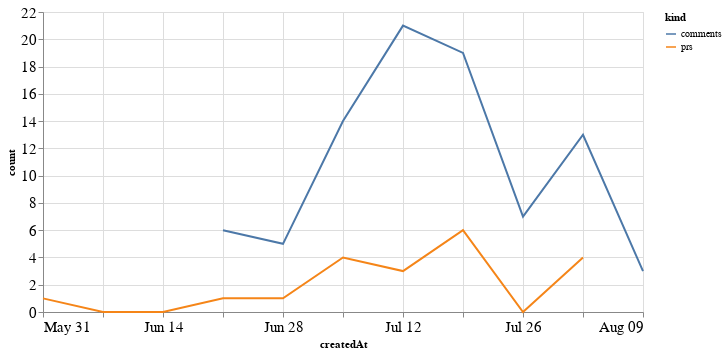

Notebook source saved alongside this figure:
### Code cell
alt.Chart(total_time, width=600).mark_line().encode(
    x='createdAt',
    y='count',
    color='kind'
)

### Figure 1 — Vega-Lite specification as saved in the notebook (floating-point values rounded to 4 significant figures)
{"config": {"axisLeft": {"labelFontSize": 15}, "axisBottom": {"labelFontSize": 15}}, "data": {"name": "data-c46b19a502d5d29f85c776b69a0e171e"}, "mark": "line", "encoding": {"color": {"type": "nominal", "field": "kind"}, "x": {"type": "temporal", "field": "createdAt"}, "y": {"type": "quantitative", "field": "count"}}, "width": 600, "$schema": "https://vega.github.io/schema/vega-lite/v4.8.1.json", "datasets": {"data-c46b19a502d5d29f85c776b69a0e171e": [{"createdAt": "2020-05-31T00:00:00", "kind": "prs", "count": 1.0}, {"createdAt": "2020-06-07T00:00:00", "kind": "prs", "count": 0.0}, {"createdAt": "2020-06-14T00:00:00", "kind": "prs", "count": 0.0}, {"createdAt": "2020-06-21T00:00:00", "kind": "prs", "count": 1.0}, {"createdAt": "2020-06-28T00:00:00", "kind": "prs", "count": 1.0}, {"createdAt": "2020-07-05T00:00:00", "kind": "prs", "count": 4.0}, {"createdAt": "2020-07-12T00:00:00", "kind": "prs", "count": 3.0}, {"createdAt": "2020-07-19T00:00:00", "kind": "prs", "count": 6.0}, {"createdAt": "2020-07-26T00:00:00", "kind": "prs", "count": 0.0}, {"createdAt": "2020-08-02T00:00:00", "kind": "prs", "count": 4.0}, {"createdAt": "2020-08-09T00:00:00", "kind": "prs", "count": null}, {"createdAt": "2020-05-31T00:00:00", "kind": "comments", "count": null}, {"createdAt": "2020-06-07T00:00:00", "kind": "comments", "count": null}, {"createdAt": "2020-06-14T00:00:00", "kind": "comments", "count": null}, {"createdAt": "2020-06-21T00:00:00", "kind": "comments", "count": 6.0}, {"createdAt": "2020-06-28T00:00:00", "kind": "comments", "count": 5.0}, {"createdAt": "2020-07-05T00:00:00", "kind": "comments", "count": 14.0}, {"createdAt": "2020-07-12T00:00:00", "kind": "comments", "count": 21.0}, {"createdAt": "2020-07-19T00:00:00", "kind": "comments", "count": 19.0}, {"createdAt": "2020-07-26T00:00:00", "kind": "comments", "count": 7.0}, {"createdAt": "2020-08-02T00:00:00", "kind": "comments", "count": 13.0}, {"createdAt": "2020-08-09T00:00:00", "kind": "comments", "count": 3.0}]}}
